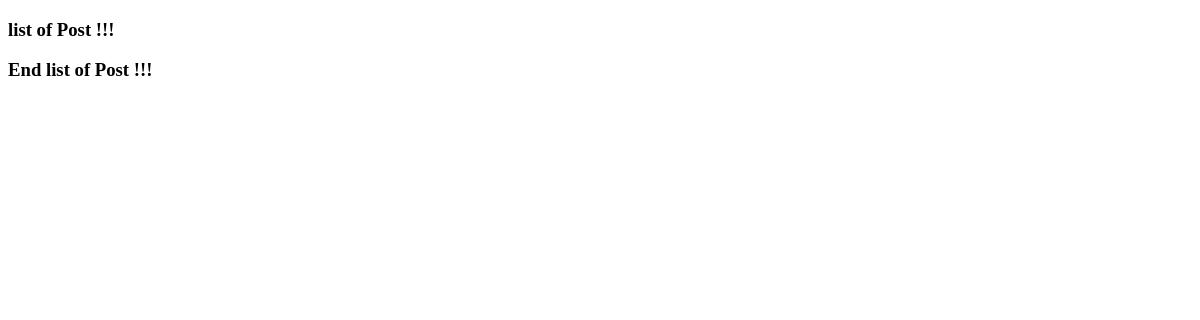
Before: / with the older database file.
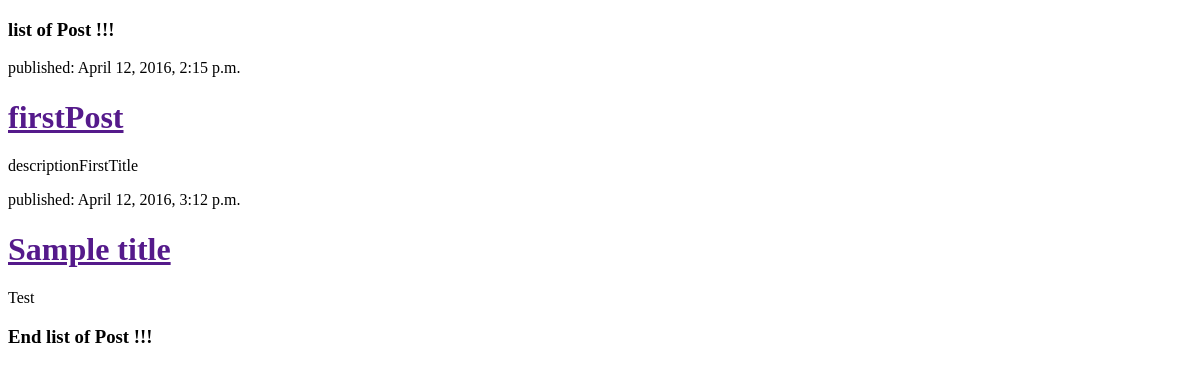
After: the same page with the newer database file.
### myApp/models.py (models this page shows, shortened)
class Post(models.Model):
    author = models.ForeignKey('auth.User')
    title = models.CharField(max_length=200)
    text = models.TextField()
    created_date = models.DateTimeField(default=timezone.now)
    published_date = models.DateTimeField(blank=True, null=True)

### blog/views.py (the view)
# urls.py: url(r'^$', views.post_list),
def post_list(request):
        posts = Post.objects.filter(published_date__lte=timezone.now()).order_by('published_date')
        return render(request, 'dheeyi/post_list.html', {'posts': posts})

### templates/dheeyi/post_list.html (shortened to what this page needs)
<!DOCTYPE html>
<html lang="en">
<head>
</head>
<body>
<h3>list of Post !!!</h3>
{% for post in posts %}
    <div>
        <p>published: {{ post.published_date }}</p>
        <h1><a href="">{{ post.title }}</a></h1>
        <p>{{ post.text|linebreaks }}</p>
    </div>
{% endfor %}
<h3>End list of Post !!!</h3>
</body>
</html>

Changed rows visible on the page:
added Post: published_date "April 12, 2016, 2:15 p.m.", title "firstPost", text "descriptionFirstTitle"
added Post: published_date "April 12, 2016, 3:12 p.m.", title "Sample title", text "Test"
